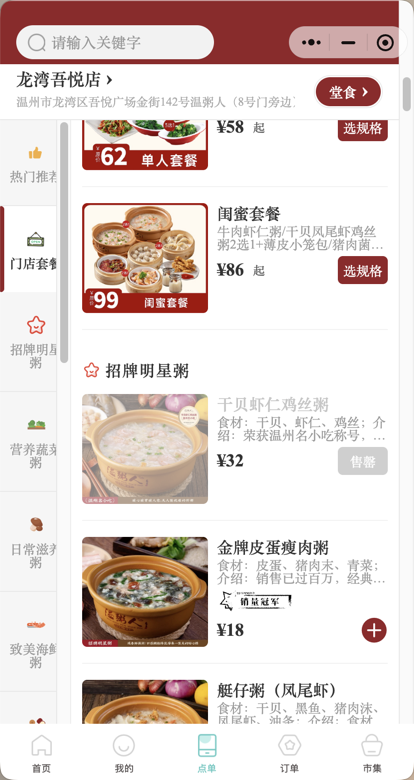
#> input picture 输出/截图输出/.uipath-runs/20261109-114902-609933-71678403-49107a36/ui-tars-trial/11952de2c99fc8770b31/evidence/miniapp-before-close.png, 414 x 780 px; its folder holds only this picture in this run
$ python -i preview_locator.py   (imports and definitions only)
#> lines starting #> are read from the running program, lines starting #| are printed output that depends on the picture
### app/menu_capture/vision/template_locator.py
"""通用多模板视觉定位：固定 UI 控件不需要逐像素一致也能匹配。

模板匹配用 ``TM_CCOEFF_NORMED``（零均值归一化互相关），对整体亮度和对比度的
线性变化不敏感；多尺度缩放覆盖 DPI 与窗口尺寸差异；Canny 边缘通道覆盖抗锯齿、
JPEG 重采样和主题色微调。它不能处理旋转、透视形变和控件改版，这些需要新增模板。

控件模板放在 ``menu_capture/assets/<control>-*.png``，每个控件可放多张样本
（常态/选中/深色）。新增控件只需放图片，不需要改代码。
"""

from __future__ import annotations

import math
from pathlib import Path

import cv2
import numpy as np

ASSETS_DIR = Path(__file__).resolve().parents[1] / "assets"
DEFAULT_SCALES = tuple(float(value) for value in np.geomspace(0.6, 3.0, 20))
DEFAULT_MIN_SCORE = 0.70
DEFAULT_MIN_MARGIN = 0.045
DEFAULT_GRAY_WEIGHT = 0.58


class TemplateNotFound(ValueError):
    """模板缺失、置信度不足或结果不唯一；``diagnostics`` 保留候选与阈值证据。"""

    def __init__(self, message: str, diagnostics: dict):
        super().__init__(message)
        self.diagnostics = diagnostics


def _read_color(path: str | Path) -> np.ndarray | None:
    image = cv2.imread(str(path), cv2.IMREAD_COLOR)
    return image if image is not None and image.size else None


# [40 lines left out: functions load_templates, _peaks, _overlap, not called in this run]


def distinct_candidates(candidates: list[dict]) -> list[dict]:
    """按中心距离和重叠率聚合同一目标的多次命中，保留得分最高的一次。"""
    kept: list[dict] = []
    for candidate in sorted(candidates, key=lambda item: item["score"], reverse=True):
        cx = candidate["x"] + candidate["width"] / 2
        cy = candidate["y"] + candidate["height"] / 2
        for prior in kept:
            px = prior["x"] + prior["width"] / 2
            py = prior["y"] + prior["height"] / 2
            radius = 0.45 * max(candidate["width"], candidate["height"],
                                prior["width"], prior["height"])
            if math.hypot(cx - px, cy - py) <= radius or _overlap(candidate, prior) >= 0.35:
                break
        else:
            kept.append(candidate)
    return kept


def locate_templates(
    image: np.ndarray | str | Path,
    templates: list[tuple[str, np.ndarray]] | list[np.ndarray],
    *,
    roi: tuple[int, int, int, int] | None = None,
    scales: tuple[float, ...] = DEFAULT_SCALES,
    gray_weight: float = DEFAULT_GRAY_WEIGHT,
    max_peaks: int = 8,
) -> dict:
    """在 ``roi`` 内多模板多尺度匹配，返回全部保留候选（不抛置信度异常）。

    ``roi`` 为原图像素 ``(x, y, width, height)``；返回坐标同样是原图像素。
    调用方自行决定阈值与唯一性策略，便于复用同一份候选做重试。
    """
    if isinstance(image, (str, Path)):
        loaded = _read_color(image)
        if loaded is None:
            raise TemplateNotFound("无法读取截图", {"reason": "unreadable_image", "path": str(image)})
        image = loaded
    height, width = image.shape[:2]
    if roi is None:
        roi = (0, 0, width, height)
    roi_x, roi_y, roi_width, roi_height = (int(value) for value in roi)
    roi_x, roi_y = max(0, roi_x), max(0, roi_y)
    roi_width = min(roi_width, width - roi_x)
    roi_height = min(roi_height, height - roi_y)
    if roi_width <= 1 or roi_height <= 1:
        raise TemplateNotFound("搜索区域为空", {"reason": "empty_roi", "roi": [roi_x, roi_y, roi_width, roi_height]})

    region = image[roi_y:roi_y + roi_height, roi_x:roi_x + roi_width]
    gray_region = cv2.cvtColor(region, cv2.COLOR_BGR2GRAY)
    edge_region = cv2.Canny(gray_region, 45, 135)

    normalized_templates: list[tuple[str, np.ndarray]] = []
    for index, template in enumerate(templates):
        if isinstance(template, tuple):
            name, template_image = template
        else:
            name, template_image = f"template-{index}", template
        normalized_templates.append((name, template_image))

    candidates: list[dict] = []
    for template_index, (name, template_image) in enumerate(normalized_templates):
        gray_template = cv2.cvtColor(template_image, cv2.COLOR_BGR2GRAY)
        template_height, template_width = gray_template.shape[:2]
        for scale in scales:
            scaled_width = max(1, round(template_width * scale))
            scaled_height = max(1, round(template_height * scale))
            if scaled_width > roi_width or scaled_height > roi_height:
                continue
            interpolation = cv2.INTER_AREA if scale < 1 else cv2.INTER_CUBIC
            scaled_gray = cv2.resize(gray_template, (scaled_width, scaled_height), interpolation=interpolation)
            # 边缘图必须从缩放后的灰度图重算；直接缩放边缘图会稀释笔画，降低小图标召回。
            scaled_edge = cv2.Canny(scaled_gray, 45, 135)
            gray_score = cv2.matchTemplate(gray_region, scaled_gray, cv2.TM_CCOEFF_NORMED)
            edge_score = cv2.matchTemplate(edge_region, scaled_edge, cv2.TM_CCOEFF_NORMED)
            combined = gray_weight * gray_score + (1.0 - gray_weight) * edge_score
            for peak in _peaks(combined, scaled_width, scaled_height, scale, template_index, max_peaks):
                peak["template"] = name
                peak["x"] += roi_x
                peak["y"] += roi_y
                candidates.append(peak)

    distinct = distinct_candidates(candidates)
    for candidate in distinct:
        candidate["box_image_px"] = {
            "x": candidate["x"], "y": candidate["y"],
            "width": candidate["width"], "height": candidate["height"],
        }
        candidate["center_image_px"] = {
            "x": candidate["x"] + candidate["width"] / 2,
            "y": candidate["y"] + candidate["height"] / 2,
        }
    return {
        "image_size": {"width": width, "height": height},
        "roi": {"x": roi_x, "y": roi_y, "width": roi_width, "height": roi_height},
        "scales": list(scales),
        "gray_weight": gray_weight,
        "peak_count": len(candidates),
        "candidates": distinct,
        "best": distinct[0] if distinct else None,
        "runner_up_score": distinct[1]["score"] if len(distinct) > 1 else None,
    }


# [55 lines left out: function locate_control, not called in this run]

### app/menu_capture/vision/preview_locator.py
"""在微信图片预览截图的顶部工具栏中定位二维码识别图标。"""

from __future__ import annotations

import sys
from pathlib import Path

import cv2
import numpy as np

from menu_capture.vision.template_locator import DEFAULT_SCALES as _SCALES, locate_templates


_TEMPLATE_PATH = Path(__file__).resolve().parents[1] / "assets" / "preview-recognize.png"
# Windows 微信 4.x 的入口在工具栏“用 AI 处理”左侧，图标与 mac 版不同，必须单独取样。
_WINDOWS_TEMPLATE_PATH = Path(__file__).resolve().parents[1] / "assets" / "preview-recognize-windows.png"
_MIN_SCORE = 0.70
_MIN_MARGIN = 0.045


def _template_path() -> Path:
    """按平台选模板；Windows 模板缺失时退回 mac 模板，由置信度阈值决定是否可用。"""
    if sys.platform == "win32" and _WINDOWS_TEMPLATE_PATH.is_file():
        return _WINDOWS_TEMPLATE_PATH
    return _TEMPLATE_PATH


def _read_bgr(path: Path) -> np.ndarray | None:
    """cv2.imread 打不开含中文的输出路径，退回 PIL 解码。"""
    image = cv2.imread(str(path), cv2.IMREAD_COLOR)
    if image is not None and image.size:
        return image
    try:
        from PIL import Image

        with Image.open(path) as raw:
            return cv2.cvtColor(np.array(raw.convert("RGB")), cv2.COLOR_RGB2BGR)
    except Exception:
        return None


class PreviewIconNotFound(ValueError):
    """图标缺失或定位结果不唯一；diagnostics 保留候选与阈值证据。"""

    def __init__(self, message: str, diagnostics: dict):
        super().__init__(message)
        self.diagnostics = diagnostics


def _estimate_toolbar_bottom(image: np.ndarray, template_height: int) -> int | None:
    """用整行亮度跃迁找工具栏与预览内容的水平分界，忽略局部图标边缘。"""
    height = image.shape[0]
    scan_end = min(height, max(160, template_height * 3 + 24))
    if scan_end < 16:
        return None
    gray = cv2.cvtColor(image[:scan_end], cv2.COLOR_BGR2GRAY).astype(np.float32)
    # 横向分界覆盖整行；按钮自身的上下边缘只覆盖局部像素，因此用全行变化率加权。
    row_delta = np.abs(np.diff(gray, axis=0))
    jumps = row_delta.mean(axis=1) * (row_delta > 2).mean(axis=1)
    start = min(8, len(jumps) - 1)
    end = min(len(jumps), scan_end - 4)
    if end <= start:
        return None
    local = jumps[start:end]
    peak_offset = int(np.argmax(local))
    peak = float(local[peak_offset])
    baseline = float(np.median(local))
    # 噪声不明显高于工具栏内部变化时，不把内容中的普通横纹当成边界。
    if peak < 3.5 or peak < max(3.5, baseline * 2.5):
        return None
    return start + peak_offset + 1


def locate_preview_recognize(image_path: Path) -> dict:
    """定位图标，返回截图像素坐标；低置信度或重复候选时抛 PreviewIconNotFound。"""
    image_path = Path(image_path)
    image = _read_bgr(image_path)
#> in _read_bgr, image is the input picture: shape (780, 414, 3); mean B, G, R 211, 214.7, 226.7
    if image is None:
        raise PreviewIconNotFound("无法读取预览截图", {"image_path": str(image_path)})
    height, width = image.shape[:2]
#> height = 780; width = 414
    template_path = _template_path()
    template = _read_bgr(template_path)
    if template is None:
        raise RuntimeError(f"图标模板缺失或不可读: {template_path}")

    # 分隔边缘可随截图像素密度变化；只用它限定工具栏 ROI，不推算固定点击坐标。
    toolbar_bottom = _estimate_toolbar_bottom(image, template.shape[0])
#> in _estimate_toolbar_bottom, `gray = cv2.cvtColor(image[:scan_end], cv2.COLOR_BGR2GRAY).astype(np.fl..`:
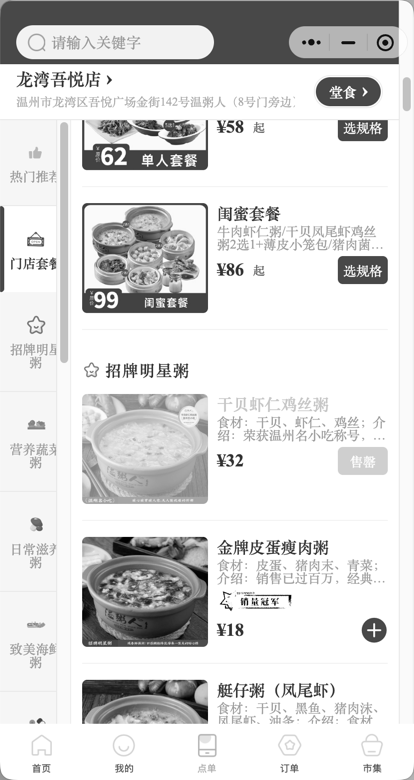
#> gray: shape (780, 414) float32; min 0, max 255, mean 217.9
#> in _estimate_toolbar_bottom, `row_delta = np.abs(np.diff(gray, axis=0))`:
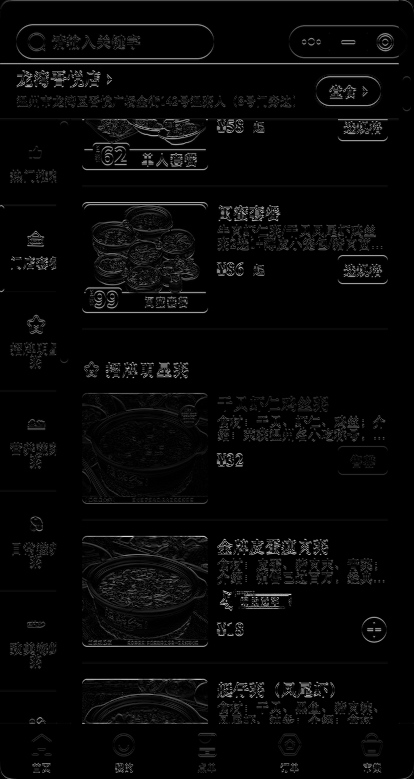
#> row_delta: shape (779, 414) float32; min 0, max 219, mean 7.5
#> in _estimate_toolbar_bottom, `jumps = row_delta.mean(axis=1) * (row_delta > 2).mean(axis=1)`: jumps = 779 values, max 138.6 at index 63, min 0 at index 18, mean 3.02
#> in _estimate_toolbar_bottom, `start = min(8, len(jumps) - 1)`: start = 8
#> in _estimate_toolbar_bottom, `end = min(len(jumps), scan_end - 4)`: end = 776
#> in _estimate_toolbar_bottom, `local = jumps[start:end]`: local = 768 values, max 138.6 at index 55, min 0 at index 10, mean 2.94
#> in _estimate_toolbar_bottom, `peak_offset = int(np.argmax(local))`: peak_offset = 55
#> in _estimate_toolbar_bottom, `peak = float(local[peak_offset])`: peak = 138.6
#> in _estimate_toolbar_bottom, `baseline = float(np.median(local))`: baseline = 1.36
#> toolbar_bottom = 64
    if toolbar_bottom is None:
        # 缺少可信分隔线时保守搜索顶部，并在结果校验中拒绝越过常规工具栏上界的候选。
        roi_height = min(height, max(112, template.shape[0] * 3 + 24))
        candidate_bottom_limit = min(roi_height, max(42, template.shape[0] * 3 + 12))
    else:
        roi_height = min(height, toolbar_bottom + 4)
#> roi_height = 68
        candidate_bottom_limit = roi_height
#> candidate_bottom_limit = 68
    matched = locate_templates(image, [(_TEMPLATE_PATH.name, template)],
                               roi=(0, 0, width, roi_height), scales=_SCALES)
#> in locate_templates, `region = image[roi_y:roi_y + roi_height, roi_x:roi_x + roi_width]`:
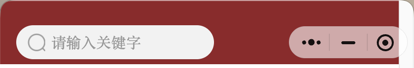
#> region: shape (68, 414, 3); mean B, G, R 122.4, 122.5, 177.3
#> in locate_templates, `gray_region = cv2.cvtColor(region, cv2.COLOR_BGR2GRAY)`:
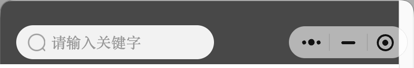
#> gray_region: shape (68, 414); min 6, max 255, mean 139.1
#> in locate_templates, `edge_region = cv2.Canny(gray_region, 45, 135)`:
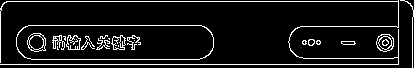
#> edge_region: shape (68, 414); 8.9% white in thin lines or dots
#> after the loop in locate_templates, `for index, template in enumerate(templates):`: normalized_templates = 1 item
#> the loop in locate_templates, `for template_index, (name, template_image) in enumerate(normalized_tem..` made 1 pass
#> (template_index, name, template_height, template_width) on pass 1: (0, 'preview-recognize.png', 780, 414)
#> after the loop in locate_templates, `for template_index, (name, template_image) in enumerate(normalized_tem..`: candidates = []
#> matched = 8 items
    distinct = matched["candidates"]
#> distinct = []
    diagnostics = {
        "image_size": {"width": width, "height": height},
        "toolbar_region_px": {"x": 0, "y": 0, "width": width, "height": roi_height},
        "toolbar_boundary_px": toolbar_bottom,
        "minimum_score": _MIN_SCORE,
        "minimum_runner_up_margin": _MIN_MARGIN,
        "best_score": None,
        "runner_up_score": None,
        "candidates": [dict(item) for item in distinct[:5]],
    }
    if not distinct:
        raise PreviewIconNotFound("顶部工具栏中未找到二维码识别图标", diagnostics)

    best = distinct[0]
    runner_up_score = distinct[1]["score"] if len(distinct) > 1 else None
    diagnostics["best_score"] = best["score"]
    diagnostics["runner_up_score"] = runner_up_score
    if best["score"] < _MIN_SCORE:
        raise PreviewIconNotFound("二维码识别图标匹配置信度不足", diagnostics)
    if runner_up_score is not None and best["score"] - runner_up_score < _MIN_MARGIN:
        raise PreviewIconNotFound("存在相近的重复图标候选，定位结果不唯一", diagnostics)
    if best["y"] + best["height"] > candidate_bottom_limit:
        raise PreviewIconNotFound("候选图标超出工具栏边界", diagnostics)

    x, y = best["x"], best["y"]
    return {
        "box_image_px": {"x": x, "y": y, "width": best["width"], "height": best["height"]},
        "center_image_px": {"x": x + best["width"] / 2, "y": y + best["height"] / 2},
        "score": best["score"],
        "runner_up_score": runner_up_score,
        "scale": best["scale"],
        "image_size": diagnostics["image_size"],
        "toolbar_region_px": diagnostics["toolbar_region_px"],
    }

#> (the run stopped early here; a loop or call above may not have finished)

$ run again, on 输出/截图输出/.uipath-runs/20261109-114902-609933-71678403-49107a36/ui-tars-trial/11952de2c99fc8770b31/evidence/ui-tars-001.png
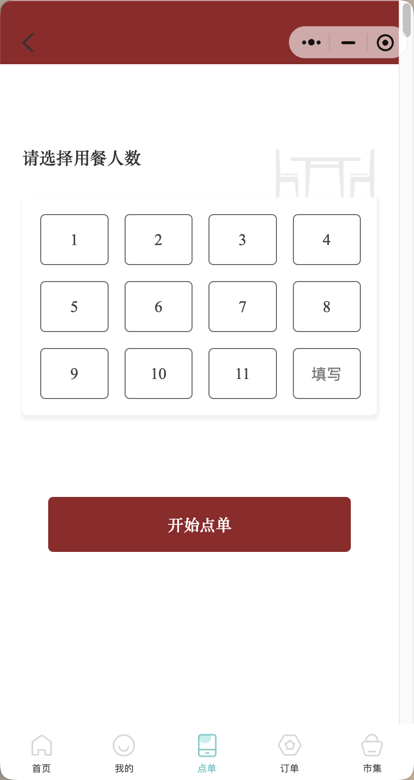
#> input picture 输出/截图输出/.uipath-runs/20261109-114902-609933-71678403-49107a36/ui-tars-trial/11952de2c99fc8770b31/evidence/ui-tars-001.png, 414 x 780 px
#> in _read_bgr, image is the input picture: shape (780, 414, 3); mean B, G, R 226.2, 226.2, 237.4
#> in _estimate_toolbar_bottom, `row_delta = np.abs(np.diff(gray, axis=0))`:
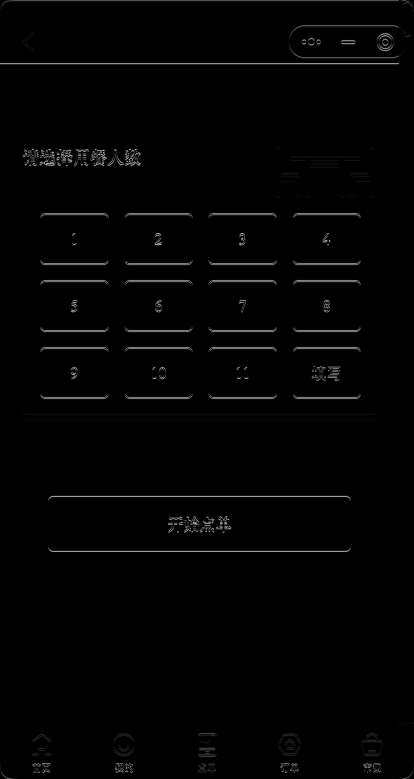
#> row_delta: shape (779, 414) float32; min 0, max 175, mean 3
#> jumps = 779 values, max 138.6 at index 63, min 0 at index 18, mean 1.58
#> start = 8
#> end = 776
#> local = 768 values, max 138.6 at index 55, min 0 at index 10, mean 1.48
#> peak_offset = 55
#> peak = 138.6
#> baseline = 0
#> toolbar_bottom = 64
#> in locate_preview_recognize, `roi_height = min(height, toolbar_bottom + 4)`: roi_height = 68
#> in locate_templates, `edge_region = cv2.Canny(gray_region, 45, 135)`:
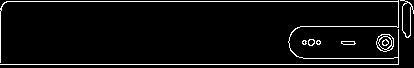
#> edge_region: shape (68, 414); 5.2% white in thin lines or dots
#> after the loop in locate_templates, `for index, template in enumerate(templates):`: normalized_templates = 1 item
#> the loop in locate_templates, `for template_index, (name, template_image) in enumerate(normalized_tem..` made 1 pass
#> (template_index, name, template_height, template_width) on pass 1: (0, 'preview-recognize.png', 780, 414)
#> after the loop in locate_templates, `for template_index, (name, template_image) in enumerate(normalized_tem..`: candidates = []
#> matched = 8 items
#> in locate_preview_recognize, `distinct = matched["candidates"]`: distinct = []
